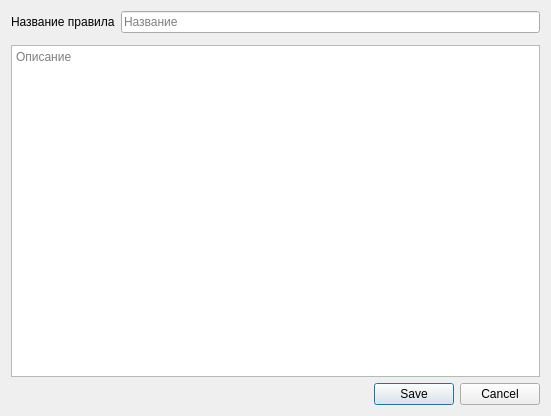
<?xml version="1.0" encoding="UTF-8"?>
<ui version="4.0">
 <class>Dialog</class>
 <widget class="QDialog" name="Dialog">
  <property name="geometry">
   <rect>
    <x>0</x>
    <y>0</y>
    <width>551</width>
    <height>416</height>
   </rect>
  </property>
  <property name="windowTitle">
   <string>Правило Базы Знаний</string>
  </property>
  <layout class="QGridLayout" name="gridLayout">
   <item row="0" column="0">
    <layout class="QVBoxLayout" name="verticalLayout">
     <item>
      <layout class="QHBoxLayout" name="horizontalLayout">
       <item>
        <widget class="QLabel" name="label_3">
         <property name="text">
          <string>Название правила</string>
         </property>
        </widget>
       </item>
       <item>
        <widget class="QLineEdit" name="name_lineEdit">
         <property name="placeholderText">
          <string>Название</string>
         </property>
        </widget>
       </item>
      </layout>
     </item>
     <item>
      <widget class="QWidget" name="widget" native="true"/>
     </item>
     <item>
      <widget class="QPlainTextEdit" name="dsc">
       <property name="placeholderText">
        <string>Описание</string>
       </property>
      </widget>
     </item>
     <item>
      <widget class="QDialogButtonBox" name="buttonBox">
       <property name="orientation">
        <enum>Qt::Horizontal</enum>
       </property>
       <property name="standardButtons">
        <set>QDialogButtonBox::Cancel|QDialogButtonBox::Save</set>
       </property>
       <property name="centerButtons">
        <bool>false</bool>
       </property>
      </widget>
     </item>
    </layout>
   </item>
  </layout>
 </widget>
 <resources/>
 <connections>
  <connection>
   <sender>buttonBox</sender>
   <signal>accepted()</signal>
   <receiver>Dialog</receiver>
   <slot>accept()</slot>
   <hints>
    <hint type="sourcelabel">
     <x>248</x>
     <y>254</y>
    </hint>
    <hint type="destinationlabel">
     <x>157</x>
     <y>274</y>
    </hint>
   </hints>
  </connection>
  <connection>
   <sender>buttonBox</sender>
   <signal>rejected()</signal>
   <receiver>Dialog</receiver>
   <slot>reject()</slot>
   <hints>
    <hint type="sourcelabel">
     <x>316</x>
     <y>260</y>
    </hint>
    <hint type="destinationlabel">
     <x>286</x>
     <y>274</y>
    </hint>
   </hints>
  </connection>
 </connections>
</ui>
